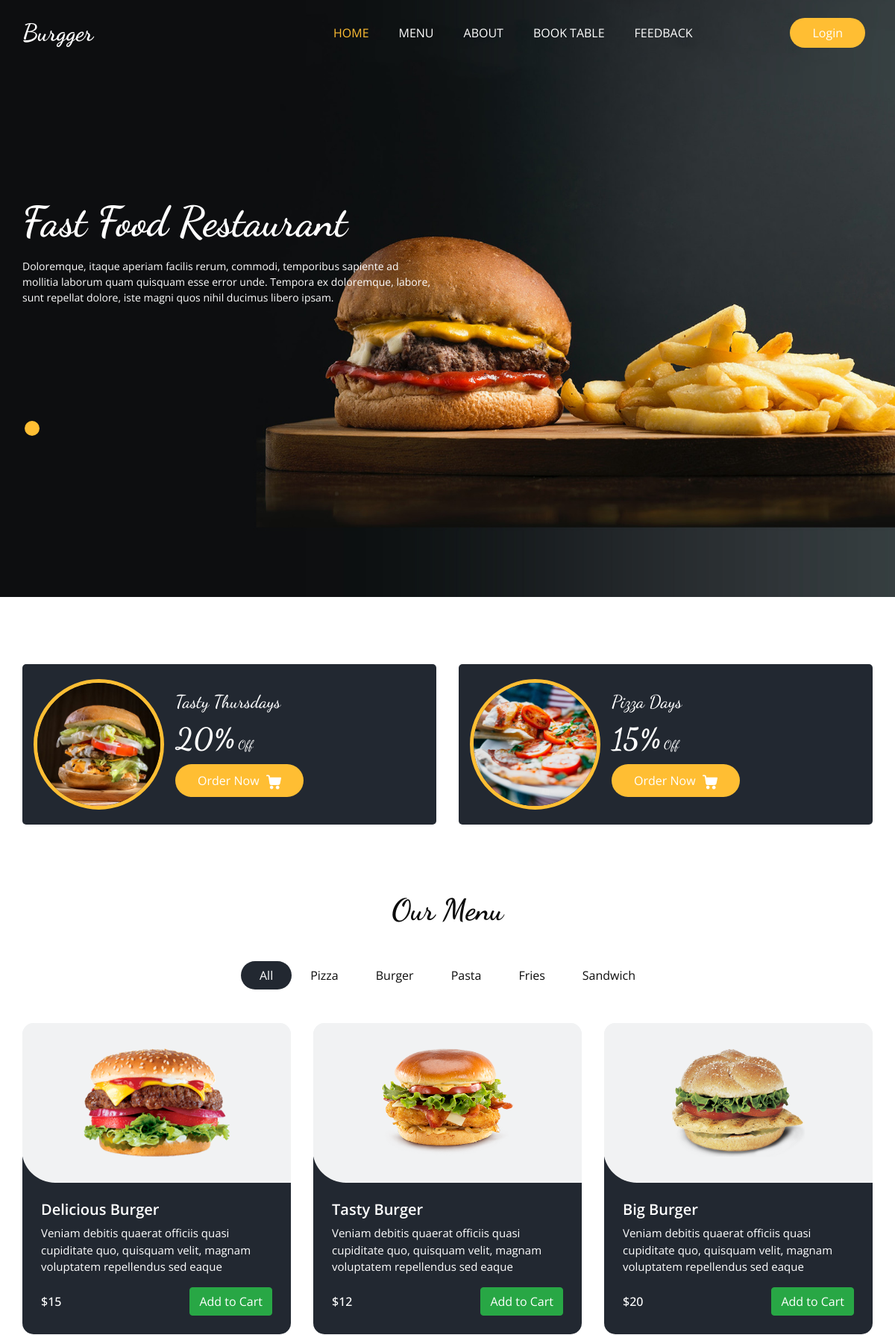
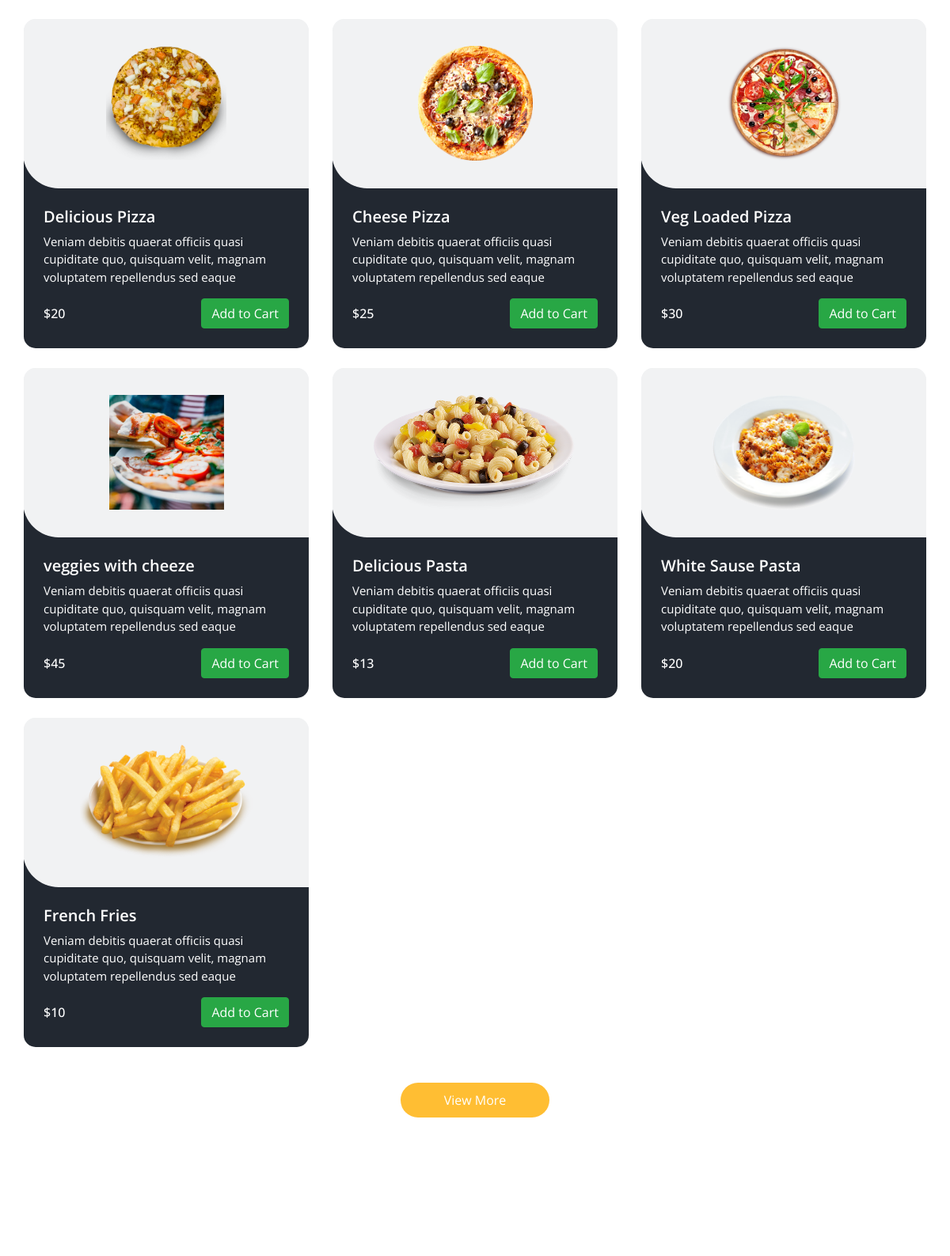
The page / (upper part) on the database its author committed (2 pictures, top to bottom).
### Base_App/models.py (models this page shows, shortened)
class ItemList(models.Model):
    Category_name = models.CharField(max_length=15)
    def __str__(self):
        return self.Category_name

class Items(models.Model):
    Item_name = models.CharField(max_length=40)
    description = models.TextField(blank=False)
    Price = models.IntegerField()
    Category = models.ForeignKey(ItemList, related_name='Name', on_delete=models.CASCADE)
    Image = models.ImageField(upload_to='items/')

### Base_App/views.py (the view)
# urls.py: path('', HomeView, name='Home'),
def HomeView(request):
    items =  Items.objects.all()
    list = ItemList.objects.all()
    review = Feedback.objects.all().order_by('-id')[:5]
    return render(request, 'home.html',{'items': items, 'list': list, 'review': review})

### Template/home.html (shortened to what this page needs)
{% extends "base.html" %}
{% block home_status %}active{% endblock home_status %}
{% load static %}
{% block slider %}
    <section class="slider_section ">
      <div id="customCarousel1" class="carousel slide" data-ride="carousel">
        <div class="carousel-inner">
          <div class="carousel-item active">
            <div class="container ">
              <div class="row">
                <div class="col-md-7 col-lg-6 ">
                  <div class="detail-box">
                    <h1>
                      Fast Food Restaurant
                    </h1>
                    <p>
                      Doloremque, itaque aperiam facilis rerum, commodi, temporibus sapiente ad mollitia laborum quam quisquam esse error unde. Tempora ex doloremque, labore, sunt repellat dolore, iste magni quos nihil ducimus libero ipsam.
                    </p>
                  </div>
                </div>
              </div>
            </div>
          </div>
        </div>
        <div class="container">
          <ol class="carousel-indicators">
            <li data-target="#customCarousel1" data-slide-to="0" class="active"></li>
          </ol>
        </div>
      </div>
    </section>
    {% endblock slider %}
{% block main %}
  <section class="offer_section layout_padding-bottom">
    <div class="offer_container">
      <div class="container ">
        <div class="row">
          <div class="col-md-6  ">
            <div class="box ">
              <div class="img-box">
                <img src="{% static 'images/o1.jpg' %}" alt="">
              </div>
              <div class="detail-box">
                <h5>
                  Tasty Thursdays
                </h5>
                <h6>
                  <span>20%</span> Off
                </h6>
                <a href="">
                  Order Now
                </a>
              </div>
            </div>
          </div>
          <div class="col-md-6  ">
            <div class="box ">
              <div class="img-box">
                <img src="{% static 'images/o2.jpg' %}" alt="">
              </div>
              <div class="detail-box">
                <h5>
                  Pizza Days
                </h5>
                <h6>
                  <span>15%</span> Off
                </h6>
                <a href="">
                  Order Now
                </a>
              </div>
            </div>
          </div>
        </div>
      </div>
    </div>
  </section>
  <section class="food_section layout_padding-bottom">
    <div class="container">
      <div class="heading_container heading_center">
        <h2>
          Our Menu
        </h2>
      </div>
      <ul class="filters_menu">
        <li class="active" data-filter="*">All</li>
        {% for i in list %}
        <li data-filter=".{{i.Category_name}}">{{i.Category_name}}</li>
        {% endfor %}
      </ul>
      <div class="filters-content">
        <div class="row grid">
          {% for j in items %}
          <div class="col-sm-6 col-lg-4 all {{j.Category}}">
            <div class="box">
              <div>
                <div class="img-box">
                  <img src="/media/{{j.Image}} " alt="{{j.Image}}">
                </div>
                <div class="detail-box">
                  <h5>
                    {{j.Item_name}}
                  </h5>
                  <p>
                    {{j.description}}
                  </p>
                  <div class="options">
                    <h6>
                      ${{j.Price}}
                    </h6>
                    <button class="btn btn-success add-to-cart" data-item-id="{{j.id}}" data-item-name="{{j.Item_name}}" data-item-price="{{j.Price}}">
                      Add to Cart
                    </button>
                  </div>
                </div>
              </div>
            </div>
          </div>
          {% endfor %}
        </div>
      </div>
      <div class="btn-box">
        <a href="">
          View More
        </a>
      </div>
    </div>
  </section>
  <section class="book_section layout_padding">
  </section>
{% endblock main %}

### Static/css/responsive.css (style rules this page uses)
@media (min-width: 1200px) { .container { max-width: 1170px; } }

### rows shown on the page
ItemList: Category_name "Pizza"
ItemList: Category_name "Burger"
ItemList: Category_name "Pasta"
ItemList: Category_name "Fries"
ItemList: Category_name "Sandwich"
Items: Image (picture), Item_name "Delicious Burger", description "Veniam debitis quaerat officiis quasi cupiditate quo, quisquam velit, magnam voluptatem repellendus sed eaque", Price "15"
Items: Image (picture), Item_name "Tasty Burger", description "Veniam debitis quaerat officiis quasi cupiditate quo, quisquam velit, magnam voluptatem repellendus sed eaque", Price "12"
Items: Image (picture), Item_name "Big Burger", description "Veniam debitis quaerat officiis quasi cupiditate quo, quisquam velit, magnam voluptatem repellendus sed eaque", Price "20"
Items: Image (picture), Item_name "Delicious Pizza", description "Veniam debitis quaerat officiis quasi cupiditate quo, quisquam velit, magnam voluptatem repellendus sed eaque", Price "20"
Items: Image (picture), Item_name "Cheese Pizza", description "Veniam debitis quaerat officiis quasi cupiditate quo, quisquam velit, magnam voluptatem repellendus sed eaque", Price "25"
Items: Image (picture), Item_name "Veg Loaded Pizza", description "Veniam debitis quaerat officiis quasi cupiditate quo, quisquam velit, magnam voluptatem repellendus sed eaque", Price "30"
Items: Image (picture), Item_name "veggies with cheeze", description "Veniam debitis quaerat officiis quasi cupiditate quo, quisquam velit, magnam voluptatem repellendus sed eaque", Price "45"
Items: Image (picture), Item_name "Delicious Pasta", description "Veniam debitis quaerat officiis quasi cupiditate quo, quisquam velit, magnam voluptatem repellendus sed eaque", Price "13"
Items: Image (picture), Item_name "White Sause Pasta", description "Veniam debitis quaerat officiis quasi cupiditate quo, quisquam velit, magnam voluptatem repellendus sed eaque", Price "20"
Items: Image (picture), Item_name "French Fries", description "Veniam debitis quaerat officiis quasi cupiditate quo, quisquam velit, magnam voluptatem repellendus sed eaque", Price "10"
